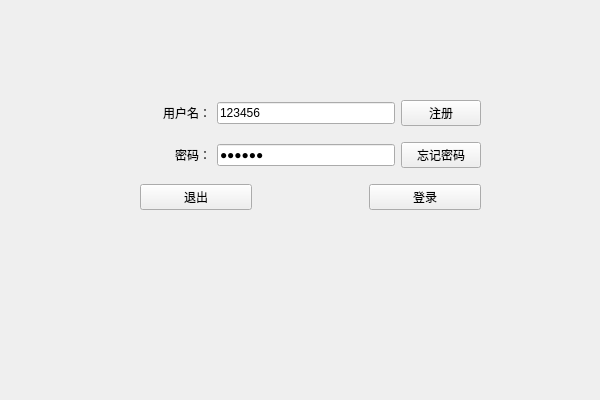
<?xml version="1.0" encoding="UTF-8"?>
<ui version="4.0">
 <class>databaseDriver</class>
 <widget class="QWidget" name="databaseDriver">
  <property name="geometry">
   <rect>
    <x>0</x>
    <y>0</y>
    <width>600</width>
    <height>400</height>
   </rect>
  </property>
  <property name="minimumSize">
   <size>
    <width>600</width>
    <height>400</height>
   </size>
  </property>
  <property name="maximumSize">
   <size>
    <width>600</width>
    <height>400</height>
   </size>
  </property>
  <property name="windowTitle">
   <string>Form</string>
  </property>
  <widget class="QWidget" name="layoutWidget">
   <property name="geometry">
    <rect>
     <x>140</x>
     <y>90</y>
     <width>341</width>
     <height>131</height>
    </rect>
   </property>
   <layout class="QVBoxLayout" name="verticalLayout">
    <item>
     <layout class="QHBoxLayout" name="horizontalLayout" stretch="2,5,0">
      <item>
       <widget class="QLabel" name="label">
        <property name="text">
         <string>用户名：</string>
        </property>
        <property name="alignment">
         <set>Qt::AlignRight|Qt::AlignTrailing|Qt::AlignVCenter</set>
        </property>
       </widget>
      </item>
      <item>
       <widget class="QLineEdit" name="userlineEdit">
        <property name="text">
         <string>123456</string>
        </property>
       </widget>
      </item>
      <item>
       <widget class="QPushButton" name="logInpushButton_2">
        <property name="text">
         <string>注册</string>
        </property>
       </widget>
      </item>
     </layout>
    </item>
    <item>
     <layout class="QHBoxLayout" name="horizontalLayout_2" stretch="2,5,0">
      <item>
       <widget class="QLabel" name="label_2">
        <property name="text">
         <string>密码：</string>
        </property>
        <property name="alignment">
         <set>Qt::AlignRight|Qt::AlignTrailing|Qt::AlignVCenter</set>
        </property>
       </widget>
      </item>
      <item>
       <widget class="QLineEdit" name="passwordlineEdit_2">
        <property name="styleSheet">
         <string notr="true"/>
        </property>
        <property name="text">
         <string>123456</string>
        </property>
        <property name="echoMode">
         <enum>QLineEdit::Password</enum>
        </property>
       </widget>
      </item>
      <item>
       <widget class="QPushButton" name="forgetpushButton_3">
        <property name="text">
         <string>忘记密码</string>
        </property>
       </widget>
      </item>
     </layout>
    </item>
    <item>
     <layout class="QHBoxLayout" name="horizontalLayout_3" stretch="1,1,1">
      <item>
       <widget class="QPushButton" name="quitpushButton">
        <property name="text">
         <string>退出</string>
        </property>
       </widget>
      </item>
      <item>
       <spacer name="horizontalSpacer">
        <property name="orientation">
         <enum>Qt::Horizontal</enum>
        </property>
        <property name="sizeHint" stdset="0">
         <size>
          <width>40</width>
          <height>20</height>
         </size>
        </property>
       </spacer>
      </item>
      <item>
       <widget class="QPushButton" name="enterpushButton_2">
        <property name="text">
         <string>登录</string>
        </property>
       </widget>
      </item>
     </layout>
    </item>
   </layout>
  </widget>
 </widget>
 <resources/>
 <connections/>
</ui>
